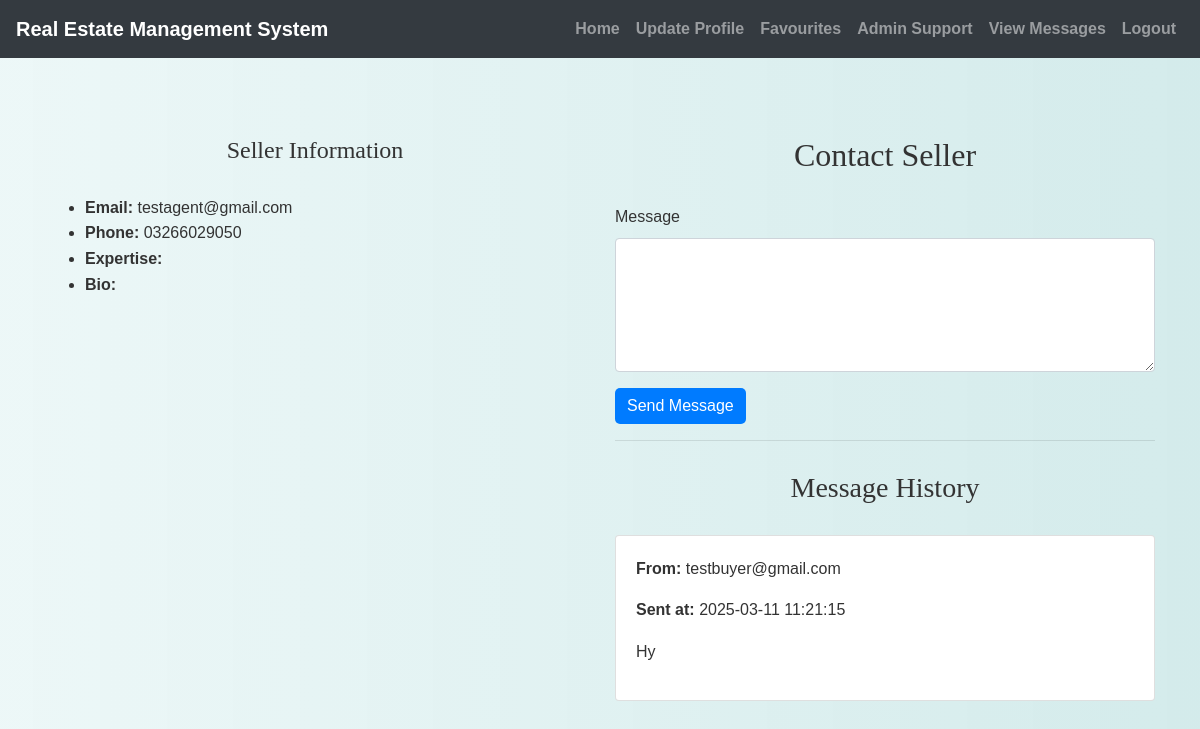
Page /buyer/contact_seller.php?property_id=2 (signed in) on the committed database.
### tables this page shows
CREATE TABLE `messages` (
  `id` int(11) NOT NULL,
  `sender_id` int(11) NOT NULL,
  `receiver_id` int(11) NOT NULL,
  `message_text` text DEFAULT NULL,
  `sent_datetime` datetime DEFAULT current_timestamp(),
  `reply_text` text DEFAULT NULL,
  `reply_datetime` datetime DEFAULT NULL
);

CREATE TABLE `users` (
  `id` int(11) NOT NULL,
  `username` varchar(50) NOT NULL,
  `password` varchar(255) NOT NULL,
  `email` varchar(100) NOT NULL,
  `phone` varchar(20) NOT NULL,
  `age` int(11) DEFAULT NULL,
  `bio` text DEFAULT NULL,
  `expertise` varchar(255) DEFAULT NULL,
  `user_type` varchar(50) DEFAULT NULL,
  `status` enum('Pending','Approved') NOT NULL DEFAULT 'Pending'
);

### buyer/contact_seller.php (the view, shortened to what this page needs)
<?php
include('config.php');
$property_id = isset($_GET['property_id']) ? $_GET['property_id'] : null;
$seller_id = null;
if ($property_id) {
    $sql = "SELECT user_id FROM Properties WHERE property_id = ?";
    if ($stmt = mysqli_prepare($conn, $sql)) {
        mysqli_stmt_bind_param($stmt, "i", $property_id);
        mysqli_stmt_execute($stmt);
        mysqli_stmt_bind_result($stmt, $seller_id);
    }
    if ($seller_id) {
        $sql = "SELECT email, phone, bio, expertise FROM users WHERE id = ?";
        if ($stmt = mysqli_prepare($conn, $sql)) {
            mysqli_stmt_bind_param($stmt, "i", $seller_id);
            mysqli_stmt_execute($stmt);
            mysqli_stmt_bind_result($stmt, $seller_email, $seller_phone, $seller_bio, $seller_expertise);
        }
    }
}
$messages = [];
if ($seller_id) {
    $sql = "SELECT m.*, u.email AS sender_email FROM messages m
            JOIN users u ON m.sender_id = u.id
            WHERE (m.sender_id = ? AND m.receiver_id = ?) OR (m.sender_id = ? AND m.receiver_id = ?)";
    if ($stmt = mysqli_prepare($conn, $sql)) {
        $user_id = $_SESSION["id"];
        mysqli_stmt_bind_param($stmt, "iiii", $user_id, $seller_id, $seller_id, $user_id);
        mysqli_stmt_execute($stmt);
        $result = mysqli_stmt_get_result($stmt);
        $messages = mysqli_fetch_all($result, MYSQLI_ASSOC);
    }
}
?>
<!DOCTYPE html>
<html>
<head>
    <link rel="stylesheet" href="https://maxcdn.bootstrapcdn.com/bootstrap/4.5.2/css/bootstrap.min.css">
    <link rel="stylesheet" href="./css/style.css">
</head>
<body>
<?php include('navbar.php'); ?>
    <div class="container mt-5">
    <div class="row">
                <div class="col-md-6">
                    <h4>Seller Information</h4>
                    <ul>
                        <li><strong>Email:</strong> <?php echo htmlspecialchars($seller_email); ?></li>
                        <li><strong>Phone:</strong> <?php echo htmlspecialchars($seller_phone); ?></li>
                        <li><strong>Expertise:</strong> <?php echo htmlspecialchars($seller_expertise); ?></li>
                        <li><strong>Bio:</strong> <?php echo htmlspecialchars($seller_bio); ?></li>
                    </ul>
                </div>
                <div class="col-md-6">
        <h2>Contact Seller</h2>
        <?php if ($seller_id) : ?>
            <form action="<?php echo htmlspecialchars($_SERVER["PHP_SELF"] . '?property_id=' . $property_id); ?>" method="post">
                <div class="form-group">
                    <label for="message_text">Message</label>
                    <textarea class="form-control" id="message_text" name="message_text" rows="5" required></textarea>
                </div>
                <button type="submit" class="btn btn-primary">Send Message</button>
            </form>
            <hr>
            <h3>Message History</h3>
            <?php foreach ($messages as $message) : ?>
                <div class="card mb-3">
                    <div class="card-body">
                        <p><strong>From:</strong> <?php echo htmlspecialchars($message['sender_email']); ?></p>
                        <p><strong>Sent at:</strong> <?php echo htmlspecialchars($message['sent_datetime']); ?></p>
                        <p><?php echo nl2br(htmlspecialchars($message['message_text'])); ?></p>
                    </div>
                </div>
            <?php endforeach; ?>
        <?php else : ?>
            <p class="text-danger">Invalid property ID.</p>
        <?php endif; ?>
    </div>
</body>
</html>

### buyer/css/style.css (style rules this page uses)
body { background: linear-gradient(90deg, rgba(233, 246, 246, 0.831), rgba(207, 233, 233, 0.9)); font-family: 'Arial', sans-serif; color: #333; line-height: 1.6; }
h1, h2, h3, h4 { text-align: center; margin-top: 30px; margin-bottom: 30px; font-family: 'Georgia', serif; }
.container { margin-bottom: 40px; }
.btn-primary { color: #fff; border: none; border-radius: 5px; cursor: pointer; transition: background-color 0.3s ease; }

### rows in the picture
messages: sender.email "testbuyer@gmail.com", sent_datetime "2025-03-11 11:21:15", message_text "Hy"

### other values in the picture
$seller_email "testagent@gmail.com"
$seller_phone "03266029050"
